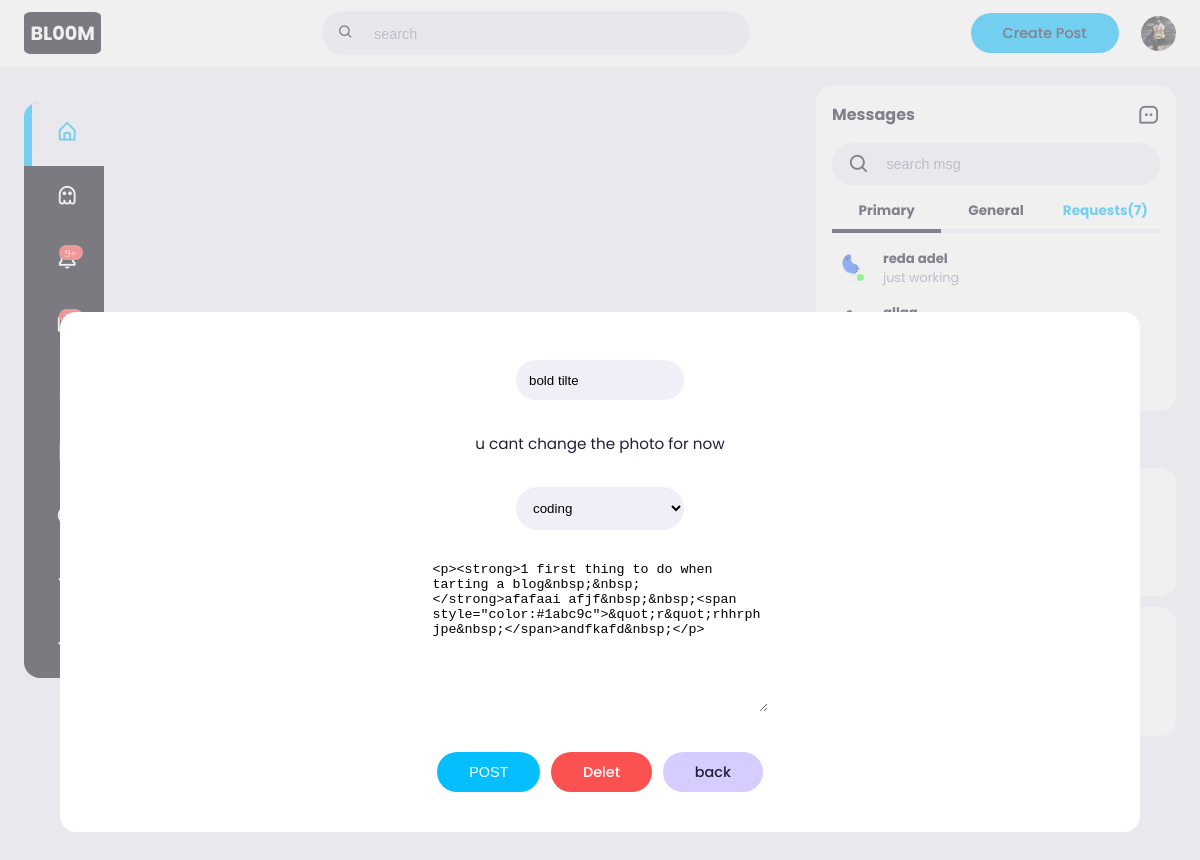
Screenshot of /article/edit/58 (signed in) with the database file from the repository.
### blogapp/models.py (models this page shows, shortened)
class Profile(models.Model):
    user = models.OneToOneField(User,null=True,on_delete=models.CASCADE)
    bio = models.TextField(max_length=300,default="s1mple")
    profile_pic = models.ImageField(null=Tree , blank= True , upload_to = 'images/profile')

class Post(models.Model):
    title = models.CharField(max_length=300)
    pic = models.ImageField(null=Tree , blank= True , upload_to = 'images/')
    title_tag = models.CharField(max_length=300,default="s1mple")
    author = models.ForeignKey(User,on_delete=models.CASCADE)
    body = RichTextField(blank = True , null= True )
    post_date=models.DateField(auto_now_add=True)
    category = models.CharField(max_length=200,default='coding')
    likes = models.ManyToManyField(User,related_name='blog_post')

### blogapp/views.py (the view)
# urls.py: path('article/edit/<int:pk>', UpdatePostViwe.as_view(),name='update_post'),
class UpdatePostViwe(UpdateView):
    model = Post
    form_class = EditForm
    template_name = 'updatePost.html'

### blogapp/forms.py
class EditForm(forms.ModelForm):
    class Meta:
        model = Post
        fields=('title','category','body','pic')
        widgets={
            'title': forms.TextInput(attrs={'class':'inputForm'}),
            'category': forms.Select(choices=choices_list,attrs={'class':'inputForm'}),
            'body': forms.Textarea(attrs={'class':'form-control','placeholder':'input your article here'}),
        }

### blogapp/templates/updatePost.html (shortened to what this page needs)
{% extends 'base.html' %}
{% block content %}
{%if user.is_authenticated%}
{%if user.id == post.author.id%}
<div class="customize_theme">
    <div class="card">
    <form class="formPost" action="" method="POST">
        <div class="mb-3">
            {{form.title}}
            <div class="post_pics">
                <p>u cant change the photo for now</p>
            </div>
            {{form.category}}
            {{form.body}}
            <div class="action">
                <button class="btn" >POST</button>
                <small class="btn btnDel"> <a href="{%url 'delete_post' post.pk%}">Delet</a></small>
                <a href=" {%url 'home' %} " class="btn btnback">back</a>
            </div>
        </div>
    </form>
    {%else%}
    you`r not allowd to edit this posts
    {%endif%}
{%else%}
make sure you are loged in to edit posts
{%endif%}
    </div>
</div>
{% endblock %}

### blogapp/templates/base.html (shortened to what this page needs)
<!DOCTYPE html>
<html lang="en">
<head>
    <link href='https://unpkg.com/boxicons@2.1.1/css/boxicons.min.css' rel='stylesheet'>
    {% load static %}
    <link rel="stylesheet" href=" {%static 'css\style.css'%} ">
</head>
<body>
    <nav>
        <div class="container">
            <h2 class="log" id="test"><a href="{%url 'home' %}">BL00M</a></h2>
            <div class="search_bar">
                <i class='bx bx-search'></i>
                <input type="search" placeholder="search">
            </div>
            <div class="create">
                  {%if user.is_authenticated%}
                <label  class="btn btn-pr testing" for="creat-post"> <a href="{%url 'add_post'%}">Create Post</a></label>
                {%else%}
                <label  class="btn btn-pr testing" for="creat-post"> <a href="{% url 'register' %}">Sin up</a></label>
                {%endif%}
                <div class="profile-pic navTog">
                    {%if user.profile.profile_pic %}
                        <img src="{{ user.profile.profile_pic.url }}" alt="">
                        {%else%}
                        <img src="{%static 'images/user.svg'%}" alt="">
                        {%endif%}
                </div>
            </div>
        </div>
    </nav>
    <main>
        <div class="container">
            <div class="left">
                <div class="sidebar">
                    <a  class="menu-item active">
                        <span><i class='bx bx-home-alt'></i></span><h3>home</h3>
                    </a>
                    {%if user.profile.id %}
                    <a   class="menu-item">
                        <span><i class='bx bx-ghost' ></i></span><h3>edit profile</h3>
                    </a>
                    {%else%}
                    <a  href="{% url 'CreatProfilePage' %}"  class="menu-item">
                        <span><i class='bx bx-ghost' ></i></span><h3>creat profile</h3>
                    </a>
                    {%endif%}
                    <a  class="menu-item"  id="notif">
                        <span><i class='bx bx-bell' ><small class="notification-count" >9+</small></i></span><h3>notifications</h3>
                    </a>
                    <a  class="menu-item" id="messages">
                        <span><i class='bx bx-message-square'><small class="notification-count" >5+</small></i></span><h3>messages</h3>
                    </a>
                    <a href="{% url 'login' %}" class="menu-item">
                        <span></span><h3>analytics</h3>
                    </a>
                    <a  class="menu-item">
                        <span></span><h3>bookmarks</h3>
                    </a>
                    <a  class="menu-item">
                        <span></span><h3>theme</h3>
                    </a>
                    <a   class="menu-item">
                        <span></span><h3>settings</h3>
                    </a>
                    <a href="{% url 'logout' %}"  class="menu-item">
                        <span></span><h3>logout</h3>
                    </a>
                </div>
            </div>
            <div class="middle">
                {% block content %}
                {% endblock %}
            </div>
            <div class="right">
                <div class="messages">
                    <div class="heading">
                        <h4>Messages</h4>
                        <i class='bx bx-message-square-dots' ></i>
                    </div>
                    <div class="search_bar">
                        <i class='bx bx-search'></i>
                        <input type="search" placeholder="search msg" id="message-search">
                    </div>
                    <div class="category">
                        <h6 class="active">Primary</h6>
                        <h6>General</h6>
                        <h6 class="message-requests">
                            Requests(7)
                        </h6>
                    </div>
                    <div class="message">
                        <div class="profile-pic">
                            <img src="{%static 'images/userG.svg'%}" alt="">
                            <div class="active"></div>
                        </div>
                        <div class="message-body">
                            <h5>reda adel</h5>
                            <p class="text-muted">just working</p>
                        </div>
                    </div>
                    <div class="message">
                        <div class="profile-pic">
                        </div>
                        <div class="message-body">
                            <h5>allaa </h5>
                            <p class="text-bold">just chilling</p>
                        </div>
                    </div>
                    <div class="message">
                        <div class="profile-pic">
                        </div>
                        <div class="message-body">
                            <h5>beta team</h5>
                            <p class="text-muted">hi.....</p>
                        </div>
                    </div>
                </div>
                <div class="friend-requests">
                    <h4>Requests</h4>
                    <div class="request">
                        <div class="info">
                            <div class="profile-pic">
                            </div>
                            <div>
                                <h5>reda adel</h5>
                                <p class="text-muted">
                                </p>
                            </div>
                        </div>
                        <div class="action">
                            <button class="btn btn-pr">
                            </button>
                            <button class="btn">
                            </button>
                        </div>
                    </div>
                    <div class="request">
                        <div class="info">
                            <div class="profile-pic">
                            </div>
                            <div>
                                <h5>reda adel</h5>
                                <p class="text-muted">
                                </p>
                            </div>
                        </div>
                        <div class="action">
                            <button class="btn btn-pr">
                            </button>
                            <button class="btn">
                            </button>
                        </div>
                    </div>
                </div>
            </div>
        </div>
    </main>
</body>
</html>

### rows the page displays
Post: title "bold tilte", category "coding", body "<p><strong>1 first thing to do when tarting a blog&nbsp;&nbsp;</strong>afafaai afjf&nbsp;&nbsp;<span style=\"color:#1abc9c\">&quot;r&quot;rhhrphjpe&nbsp;</span>andfkafd&nbsp;</p>"
